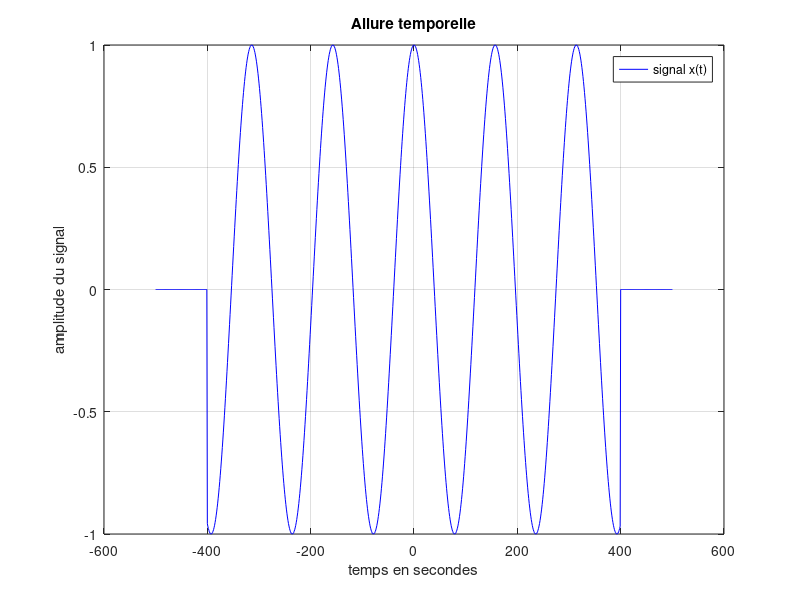
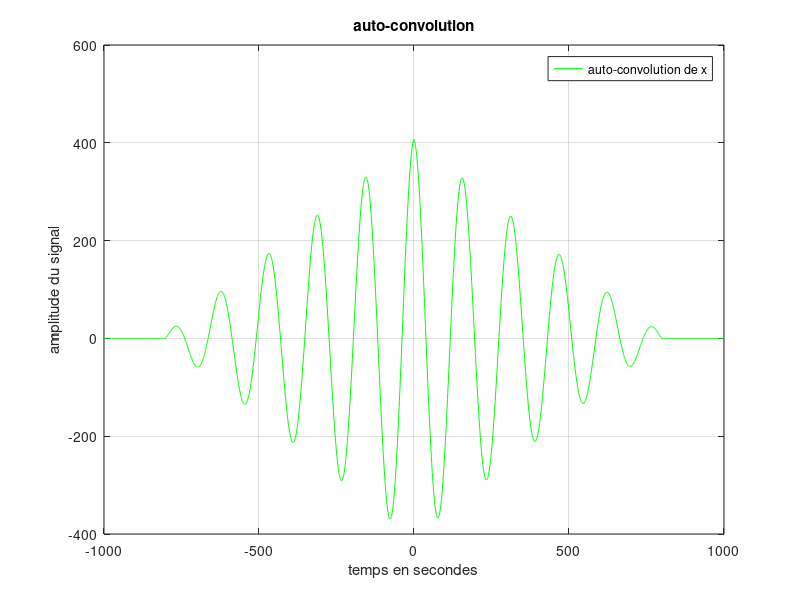
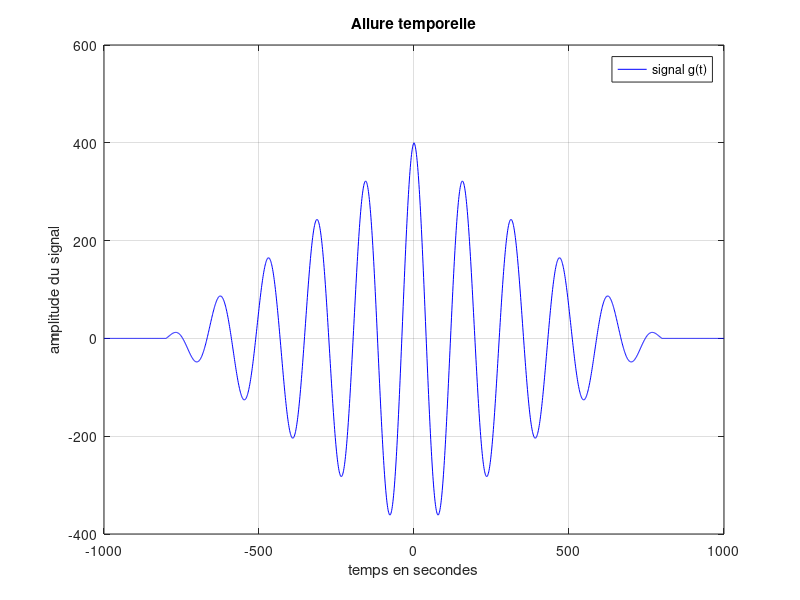

Reproduce these figures in MATLAB, in order.
clear all;
close all;
clc;
t=-500:1:500;
f0=0.04;
x = rectpuls(t,800).*cos(f0*t);
% .* permet de faire la multiplication entre deux scalaires et non la , → multiplication entre deux matrices lignes
figure(1);clf
plot(t,x,'b');
grid;
title('Allure temporelle');
xlabel('temps en secondes');
ylabel('amplitude du signal');
legend('signal x(t)');
[ACx,lagsx] = xcorr(x); % auto-corrélation de x
CVx = conv(x,x);
% auto-convolution de x
figure(2);clf
plot(lagsx,CVx,'g');
grid;
title('auto-convolution');
xlabel('temps en secondes');
ylabel('amplitude du signal');
legend('auto-convolution de x');
g = rectpuls(lagsx,1600).*((1/2*f0)*sin(f0*(2*400-
abs(lagsx)))+(0.5)*cos(f0*lagsx).*(2*400-abs(lagsx)));
figure(3);clf
plot(lagsx,g,'b');
grid;
title('Allure temporelle');
xlabel('temps en secondes');
ylabel('amplitude du signal');
legend('signal g(t)');